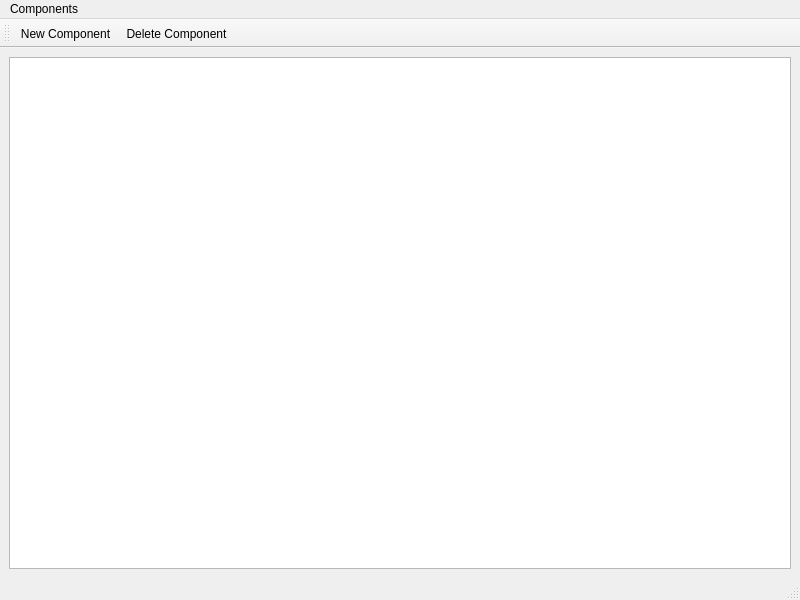
<?xml version="1.0" encoding="UTF-8"?>
<ui version="4.0">
 <class>ComponentsWindow</class>
 <widget class="QMainWindow" name="ComponentsWindow">
  <property name="geometry">
   <rect>
    <x>0</x>
    <y>0</y>
    <width>800</width>
    <height>600</height>
   </rect>
  </property>
  <property name="windowTitle">
   <string>Components</string>
  </property>
  <widget class="QWidget" name="centralwidget">
   <layout class="QGridLayout" name="gridLayout">
    <item row="0" column="0">
     <widget class="QListWidget" name="listWidget">
      <property name="editTriggers">
       <set>QAbstractItemView::NoEditTriggers</set>
      </property>
     </widget>
    </item>
   </layout>
  </widget>
  <widget class="QMenuBar" name="menubar">
   <property name="geometry">
    <rect>
     <x>0</x>
     <y>0</y>
     <width>800</width>
     <height>21</height>
    </rect>
   </property>
   <widget class="QMenu" name="menuComponents">
    <property name="title">
     <string>Components</string>
    </property>
    <addaction name="actionNew_Component"/>
    <addaction name="actionDelete_Component"/>
    <addaction name="separator"/>
    <addaction name="actionClose"/>
   </widget>
   <addaction name="menuComponents"/>
  </widget>
  <widget class="QStatusBar" name="statusbar"/>
  <widget class="QToolBar" name="toolBar">
   <property name="windowTitle">
    <string>toolBar</string>
   </property>
   <attribute name="toolBarArea">
    <enum>TopToolBarArea</enum>
   </attribute>
   <attribute name="toolBarBreak">
    <bool>false</bool>
   </attribute>
   <addaction name="actionNew_Component"/>
   <addaction name="actionDelete_Component"/>
  </widget>
  <action name="actionNew_Component">
   <property name="icon">
    <iconset>
     <normalon>:/Media/Icons/AddUsingNamespace_6782.png</normalon>
    </iconset>
   </property>
   <property name="text">
    <string>New Component...</string>
   </property>
   <property name="shortcut">
    <string>Ctrl+N</string>
   </property>
  </action>
  <action name="actionDelete_Component">
   <property name="icon">
    <iconset>
     <normalon>:/Media/Icons/RemoveUsingNamespace_10480.png</normalon>
    </iconset>
   </property>
   <property name="text">
    <string>Delete Component</string>
   </property>
   <property name="shortcut">
    <string>Del</string>
   </property>
  </action>
  <action name="actionClose">
   <property name="text">
    <string>Close</string>
   </property>
   <property name="shortcut">
    <string>Esc</string>
   </property>
  </action>
 </widget>
 <resources/>
 <connections>
  <connection>
   <sender>actionClose</sender>
   <signal>triggered()</signal>
   <receiver>ComponentsWindow</receiver>
   <slot>close()</slot>
   <hints>
    <hint type="sourcelabel">
     <x>-1</x>
     <y>-1</y>
    </hint>
    <hint type="destinationlabel">
     <x>399</x>
     <y>299</y>
    </hint>
   </hints>
  </connection>
 </connections>
</ui>
